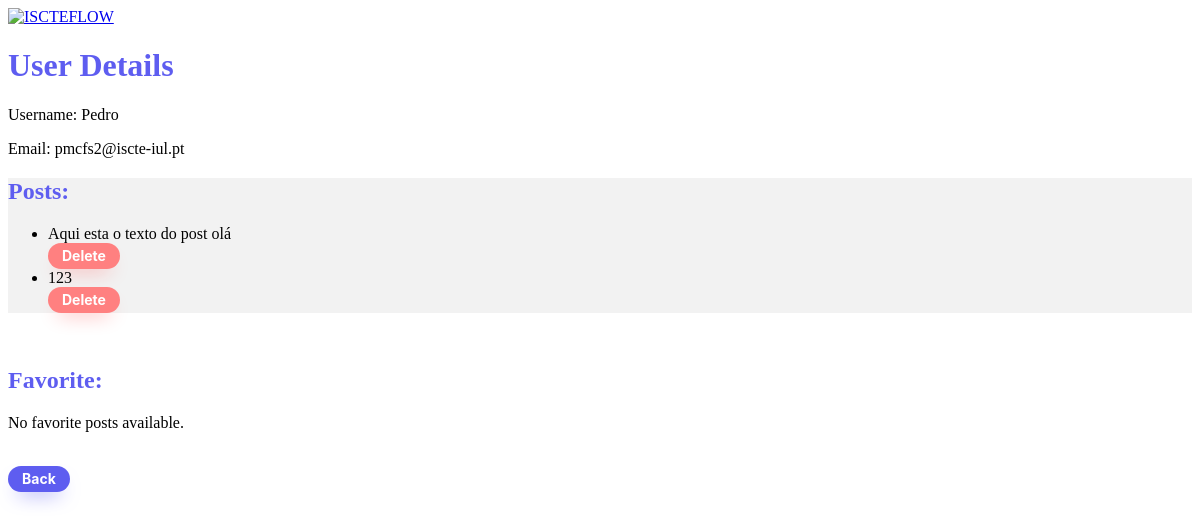
The page /home/profile/ (signed in) on the database as committed earlier.
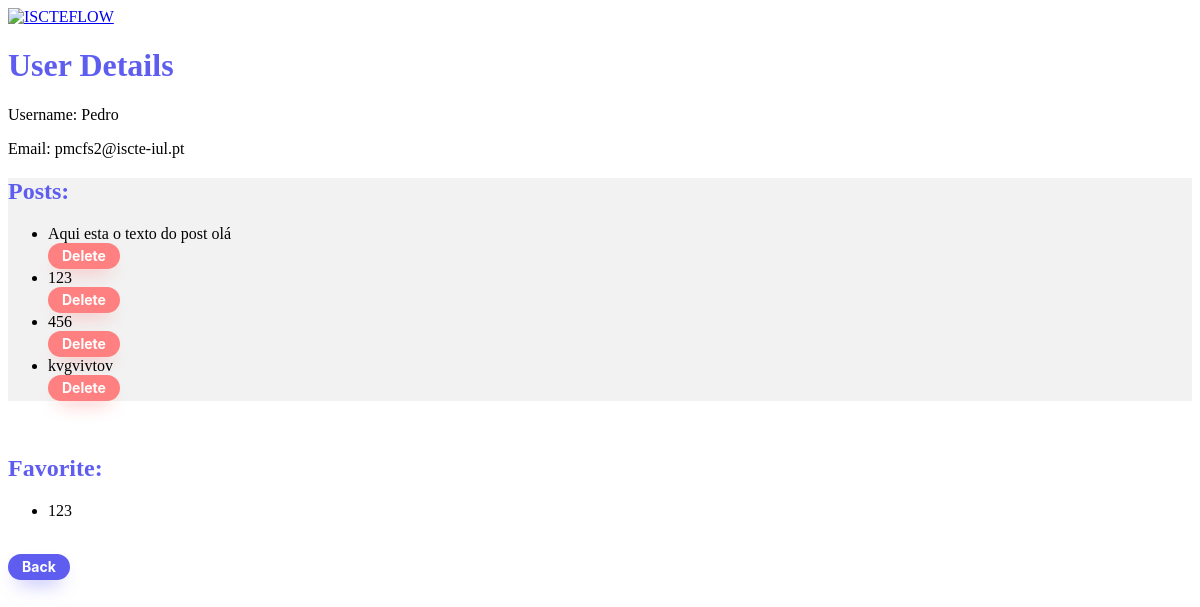
The same page on the database as committed later.
### home/models.py (models this page shows, shortened)
class Post(models.Model):
    author = models.ForeignKey(User, on_delete=models.SET_NULL, blank=True, null=True)
    post_content = models.TextField()
    post_time = models.DateTimeField('post date')
    post_title = models.CharField(max_length=100, default='No title')
    liked_by = models.ManyToManyField(User, related_name='post_likes')
    likes_count = models.PositiveIntegerField(default=0)
    topic = models.CharField(max_length=100, null=True)
    favorited_by = models.ManyToManyField(User, related_name='favorite_posts')

### home/views.py (the view)
# urls.py: path('profile/', views.profile, name='profile'),
@login_required
def profile(request):
    user = request.user
    posts = Post.objects.filter(author=user)
    favorite_posts = user.favorite_posts.all()  # Fetch the user's favorite posts
    return render(request, 'home/profile.html', {'user': user, 'posts': posts, 'favorite_posts': favorite_posts})

### home/templates/home/profile.html (shortened to what this page needs)
<!DOCTYPE html>
<html lang="en">
<head>
    {% load static %}
    <link rel="stylesheet" type="text/css" href="{% static 'home/css/styles.css' %}">
</head>
<body>
 <a href="/home">
        <img src="{% static 'home/images/image.png'%}" alt="ISCTEFLOW" width="400" height="100">
        </a>
 <h1>User Details</h1>
    <p>Username: {{ user.username }}</p>
    <p>Email: {{ user.email }}</p>
<section class="actions_post2">
 <h2>Posts:</h2>
    {% if posts %}
    <ul>
        {% for post in posts %}
            <li>
                {{ post.post_content }}
                <form method="post" action="{% url 'home:delete_post' post.id %}">
                    <button class="button-33" type="submit">Delete</button>
                    <br>
                </form>
            </li>
        {% endfor %}
    </ul>
{% else %}
    <p>No posts available.</p>
{% endif %}
</section>
<br>
 <h2>Favorite:</h2>
{% if favorite_posts %}
        <ul>
            {% for post in favorite_posts %}
                <li>
                    {{ post.post_content }}
                </li>
            {% endfor %}
        </ul>
    {% else %}
        <p>No favorite posts available.</p>
    {% endif %}
 <br>
   <button class="button-34" onclick="window.location.href='{% url 'home:index' %}'">Back</button>
</body>
</html>

Rows that differ between the two databases and show on the page:
now on one of the page's lists (row edited): Post: post_content "123"
added Post: post_content "456", shown under "Posts:"
added Post: post_content "kvgvivtov", shown under "Posts:"
Other text that changed with them:
text no longer shown: "No favorite posts available."
